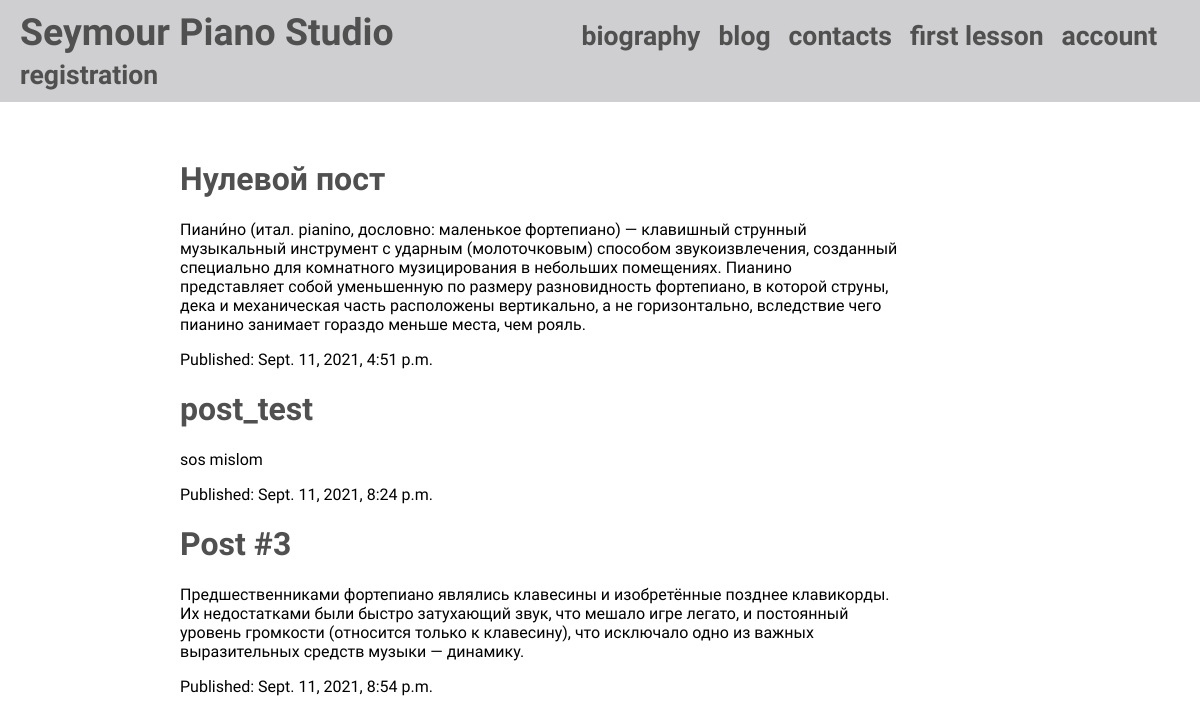
Screenshot of /blog/ with the database file from the repository.
### blog/models.py (models this page shows, shortened)
class Post(models.Model):
    title = models.CharField(max_length=200)
    text = models.TextField()
    created_date = models.DateTimeField(default=timezone.now)
    published_date = models.DateTimeField(blank=True, null=True)

### blog/views.py (the view)
# urls.py: path('', views.post_list, name='post_list'),
def post_list(request):
    posts = Post.objects.filter(published_date__lte=timezone.now()).order_by('published_date')
    return render(request, 'blog/post_list.html', {'posts': posts})

### blog/templates/blog/post_list.html (shortened to what this page needs)
{% extends 'main/base.html' %}
{% load static %}
{% block style %}
    <link rel="stylesheet" href="{% static 'css/blog.css' %}">
{% endblock %}
{% block content %}
    <div id="blog-conteiner">
        {% for post in posts %}
        <div class="post">
            <h1 class="post_title"><a  href="{% url 'post_detail' pk=post.pk %}">{{ post.title }}</a></h1>
            <p class="post_text">{{ post.text|linebreaksbr }}</p>
            <div class="date">
                <p class="pub_date">Published: {{ post.published_date }}</p>
            </div>
        </div>
        {% endfor %}
    </div>
{% endblock %}

### main/static/css/base.css (style rules this page uses)
body { background-color: #ffffff; font-family: 'Benne', serif; padding: 0 0; margin: auto; width: 100%; }
a { color: #505050; text-decoration: none; }

### blog/static/css/blog.css (style rules this page uses)
#blog-conteiner { padding: 50px 25% 50px 15%; }

### rows the page displays
Post: title "Нулевой пост", text "Пиани́но (итал. pianino, дословно: маленькое фортепиано) — клавишный струнный музыкальный инструмент с ударным (молоточковым) способом звукоизвлечения, созданный специально для комнатного музицирования в небольших помещениях. Пианино представляет собой уменьшенную по размеру разновидность фортепиано, в которой струны, дека и механическая часть расположены вертикально, а не горизонтально, вследствие чего пианино занимает гораздо меньше места, чем рояль.", published_date "Sept. 11, 2021, 4:51 p.m."
Post: title "post_test", text "sos mislom", published_date "Sept. 11, 2021, 8:24 p.m."
Post: title "Post #3", text "Предшественниками фортепиано являлись клавесины и изобретённые позднее клавикорды. Их недостатками были быстро затухающий звук, что мешало игре легато, и постоянный уровень громкости (относится только к клавесину), что исключало одно из важных выразительных средств музыки — динамику.", published_date "Sept. 11, 2021, 8:54 p.m."
